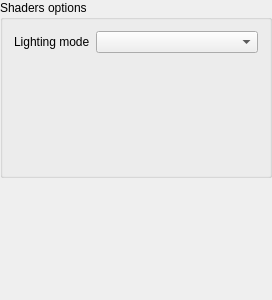
<?xml version="1.0" encoding="UTF-8"?>
<ui version="4.0">
 <class>ShaderManagerWidget</class>
 <widget class="QWidget" name="ShaderManagerWidget">
  <property name="geometry">
   <rect>
    <x>0</x>
    <y>0</y>
    <width>272</width>
    <height>300</height>
   </rect>
  </property>
  <property name="windowTitle">
   <string>ShaderManagerWidget</string>
  </property>
  <layout class="QVBoxLayout" name="verticalLayout">
   <property name="leftMargin">
    <number>0</number>
   </property>
   <property name="topMargin">
    <number>0</number>
   </property>
   <property name="rightMargin">
    <number>0</number>
   </property>
   <property name="bottomMargin">
    <number>0</number>
   </property>
   <item>
    <widget class="QGroupBox" name="groupBox">
     <property name="title">
      <string>Shaders options</string>
     </property>
     <layout class="QFormLayout" name="formLayout">
      <property name="fieldGrowthPolicy">
       <enum>QFormLayout::AllNonFixedFieldsGrow</enum>
      </property>
      <item row="0" column="0">
       <widget class="QLabel" name="label_2">
        <property name="text">
         <string>Lighting mode</string>
        </property>
       </widget>
      </item>
      <item row="0" column="1">
       <widget class="QComboBox" name="fragmentShaderChoice"/>
      </item>
      <item row="1" column="0" colspan="2">
       <widget class="QStackedWidget" name="shaderConfiguration">
        <property name="currentIndex">
         <number>0</number>
        </property>
        <widget class="QWidget" name="page">
         <layout class="QFormLayout" name="formLayout_2">
          <property name="fieldGrowthPolicy">
           <enum>QFormLayout::AllNonFixedFieldsGrow</enum>
          </property>
          <property name="leftMargin">
           <number>0</number>
          </property>
          <property name="topMargin">
           <number>0</number>
          </property>
          <property name="rightMargin">
           <number>0</number>
          </property>
          <property name="bottomMargin">
           <number>0</number>
          </property>
         </layout>
        </widget>
        <widget class="QWidget" name="page_3"/>
        <widget class="QWidget" name="page_2">
         <layout class="QVBoxLayout" name="verticalLayout_2">
          <property name="leftMargin">
           <number>0</number>
          </property>
          <property name="topMargin">
           <number>0</number>
          </property>
          <property name="rightMargin">
           <number>0</number>
          </property>
          <property name="bottomMargin">
           <number>0</number>
          </property>
          <item>
           <widget class="QGroupBox" name="groupBox_2">
            <property name="title">
             <string>Ponctual light</string>
            </property>
            <layout class="QVBoxLayout" name="verticalLayout_3">
             <item>
              <widget class="VectorChoiceWidget" name="directionPonctualLight" native="true"/>
             </item>
             <item>
              <widget class="QWidget" name="widget_2" native="true">
               <layout class="QFormLayout" name="formLayout_3">
                <property name="leftMargin">
                 <number>0</number>
                </property>
                <property name="topMargin">
                 <number>0</number>
                </property>
                <property name="rightMargin">
                 <number>0</number>
                </property>
                <property name="bottomMargin">
                 <number>0</number>
                </property>
                <item row="0" column="0">
                 <widget class="QLabel" name="label_5">
                  <property name="text">
                   <string>Ambient</string>
                  </property>
                 </widget>
                </item>
                <item row="0" column="1">
                 <widget class="ColorChoiceWidget" name="ambientPonctualLight" native="true"/>
                </item>
                <item row="1" column="0">
                 <widget class="QLabel" name="label_6">
                  <property name="text">
                   <string>Diffuse</string>
                  </property>
                 </widget>
                </item>
                <item row="1" column="1">
                 <widget class="ColorChoiceWidget" name="diffusePonctualLight" native="true"/>
                </item>
                <item row="2" column="0">
                 <widget class="QLabel" name="label_7">
                  <property name="text">
                   <string>Specular</string>
                  </property>
                 </widget>
                </item>
                <item row="2" column="1">
                 <widget class="ColorChoiceWidget" name="specularPonctualLight" native="true"/>
                </item>
               </layout>
              </widget>
             </item>
            </layout>
           </widget>
          </item>
         </layout>
        </widget>
       </widget>
      </item>
     </layout>
    </widget>
   </item>
   <item>
    <spacer name="verticalSpacer">
     <property name="orientation">
      <enum>Qt::Vertical</enum>
     </property>
     <property name="sizeHint" stdset="0">
      <size>
       <width>20</width>
       <height>40</height>
      </size>
     </property>
    </spacer>
   </item>
  </layout>
 </widget>
 <layoutdefault spacing="6" margin="11"/>
 <customwidgets>
  <customwidget>
   <class>ColorChoiceWidget</class>
   <extends>QWidget</extends>
   <header>colorchoicewidget.h</header>
   <container>1</container>
  </customwidget>
  <customwidget>
   <class>VectorChoiceWidget</class>
   <extends>QWidget</extends>
   <header>vectorchoicewidget.h</header>
   <container>1</container>
  </customwidget>
 </customwidgets>
 <resources/>
 <connections>
  <connection>
   <sender>fragmentShaderChoice</sender>
   <signal>currentIndexChanged(int)</signal>
   <receiver>shaderConfiguration</receiver>
   <slot>setCurrentIndex(int)</slot>
   <hints>
    <hint type="sourcelabel">
     <x>235</x>
     <y>32</y>
    </hint>
    <hint type="destinationlabel">
     <x>199</x>
     <y>75</y>
    </hint>
   </hints>
  </connection>
 </connections>
</ui>
